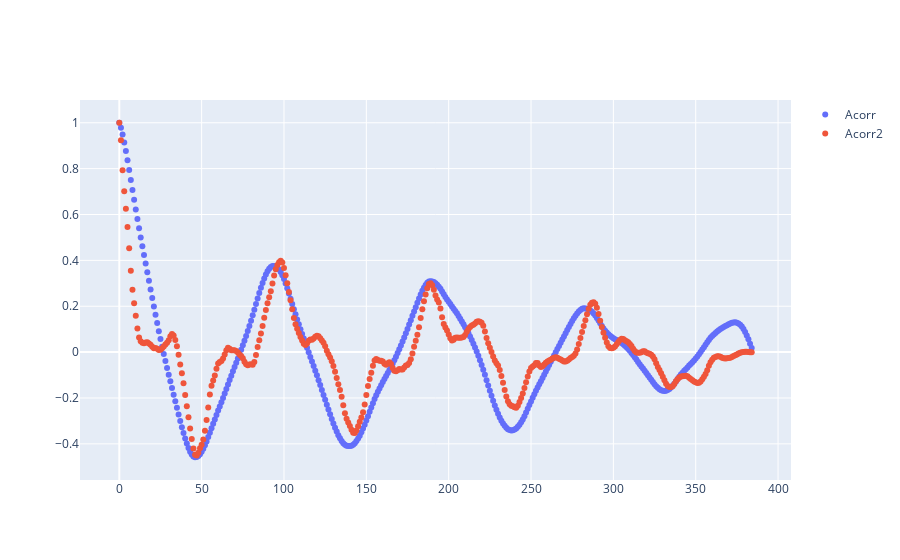

Notebook cell for this chart:
### Code cell
fig = go.Figure()


fig.add_trace(go.Scatter(
                    x=list(range(len(acorr))),
                    y=acorr, 
                    mode='markers',
                    name="Acorr"
                ))

fig.add_trace(go.Scatter(
                    x=list(range(len(acorr2))),
                    y=acorr2, 
                    mode='markers',
                    name="Acorr2"
                ))

### Figure 1 — Plotly figure (JSON) as saved in the notebook; plotly's stock layout.template omitted (floating-point values rounded to 4 significant figures; data arrays with more than 128 entries replaced by an {"elided": "..."} marker saying what was removed)
{"data": [{"mode": "markers", "name": "Acorr", "type": "scatter", "x": {"elided": "385 int values"}, "y": {"elided": "385 float values"}}, {"mode": "markers", "name": "Acorr2", "type": "scatter", "x": {"elided": "385 int values"}, "y": {"elided": "385 float values"}}], "layout": {}}
